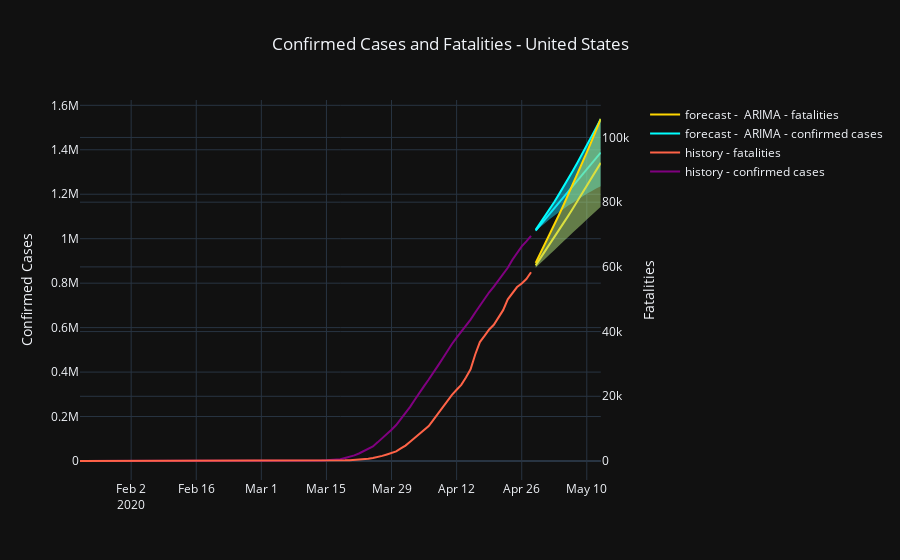
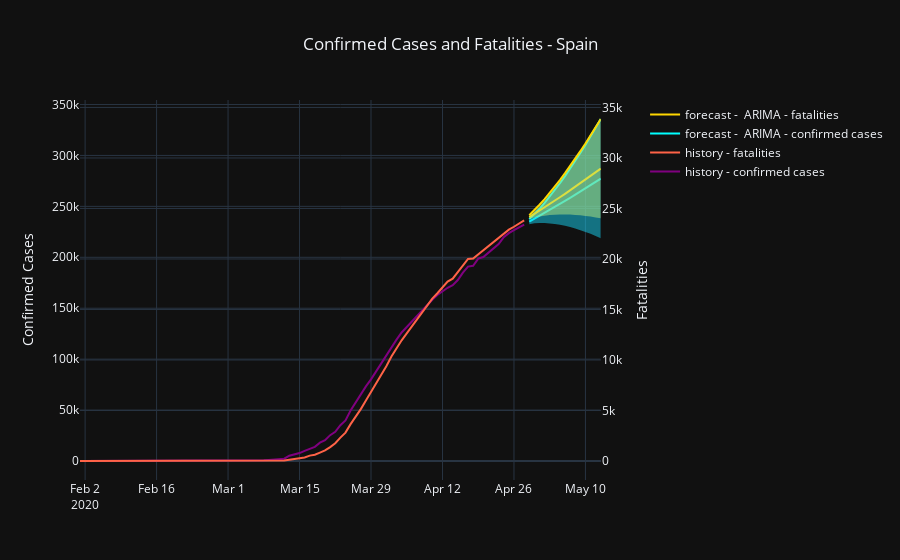
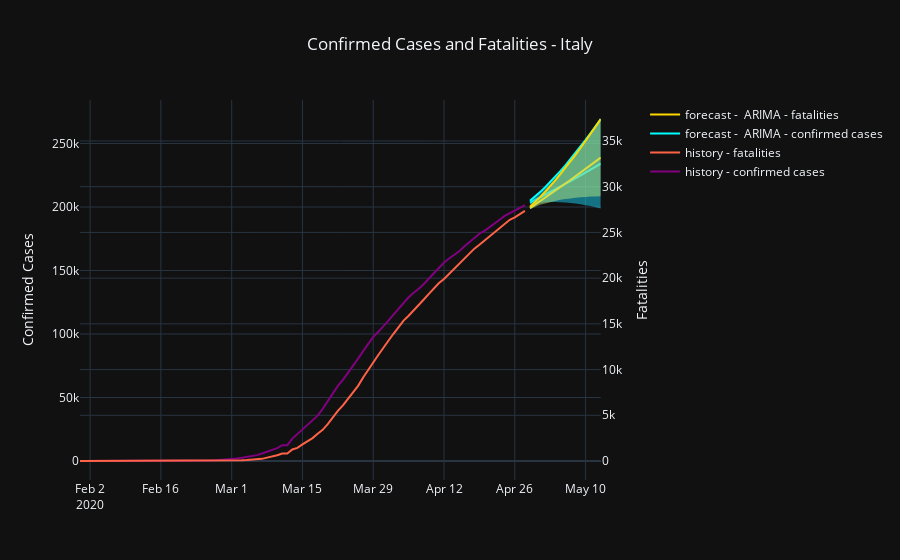
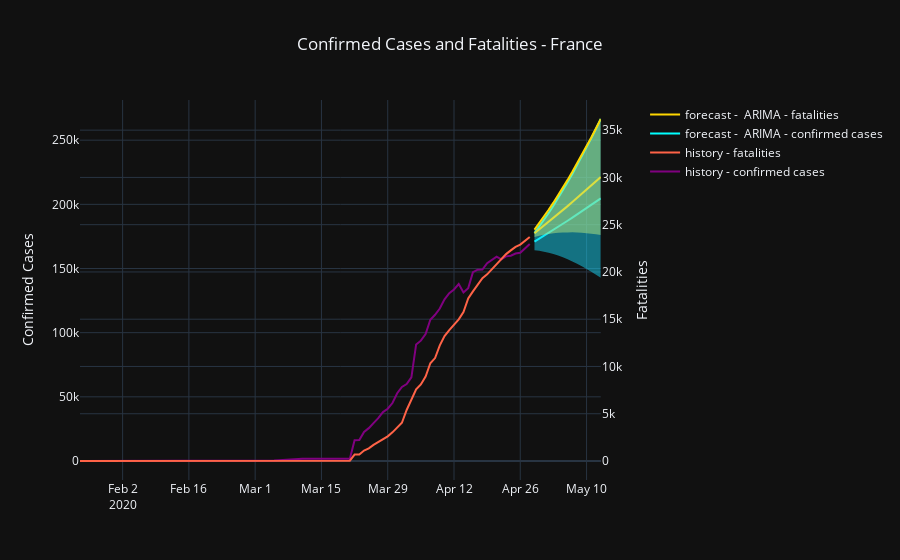

The notebook cell saved with these charts, in order:
### Code cell
for country in topCountriesConfCases:
    fig = make_subplots(specs=[[{"secondary_y": True}]])
    
    info_df = df[(df['country_region'] == country)]
    fig.add_trace(go.Scatter(x=info_df['date'], y=info_df['confirmed'], name='history - confirmed cases', line=dict(color='purple')))
    fig.add_trace(go.Scatter(x=info_df['date'], y=info_df['deaths'], name='history - fatalities', line=dict(color='tomato')), secondary_y=True)
    info_pred = y_arima_full[(y_arima_full['country_region'] == country)]
    fig.add_trace(go.Scatter(x=info_pred['date'], y=info_pred['confirmed'], name='forecast -  ARIMA - confirmed cases', line=dict(color='cyan'), mode='lines'))
    fig.add_trace(go.Scatter(x=info_pred['date'], y=info_pred['deaths'], name='forecast -  ARIMA - fatalities', line=dict(color='gold'), mode='lines'), secondary_y=True)
    info_pred_lower = y_arima_full_lower[(y_arima_full_lower['country_region'] == country)]
    info_pred_upper = y_arima_full_upper[(y_arima_full_upper['country_region'] == country)]
    fig.add_trace(go.Scatter(x=info_pred['date'], y=info_pred_upper['confirmed'], name='upper bound - confirmed cases', showlegend=False,  line=dict(color='cyan'), mode='lines'))
    fig.add_trace(go.Scatter(x=info_pred['date'], y=info_pred_lower['confirmed'], name='lower bound - confirmed cases', showlegend=False, fill = 'tonexty', line=dict(color='cyan'), mode='none'))

    fig.add_trace(go.Scatter(x=info_pred['date'], y=info_pred_upper['deaths'], name='upper bound - fatalities', showlegend=False, line=dict(color='gold'), mode='lines'), secondary_y=True)
    fig.add_trace(go.Scatter(x=info_pred['date'], y=info_pred_lower['deaths'], name='lower bound - fatalities', showlegend=False, fill = 'tonexty', line=dict(color='gold'), mode='none'), secondary_y=True)

    fig.update_yaxes(title_text="Confirmed Cases", secondary_y=False)
    fig.update_yaxes(title_text="Fatalities", secondary_y=True)
    fig.update_layout(title_text='Confirmed Cases and Fatalities - {}'.format(country), title_x=0.5)

    fig.show()
